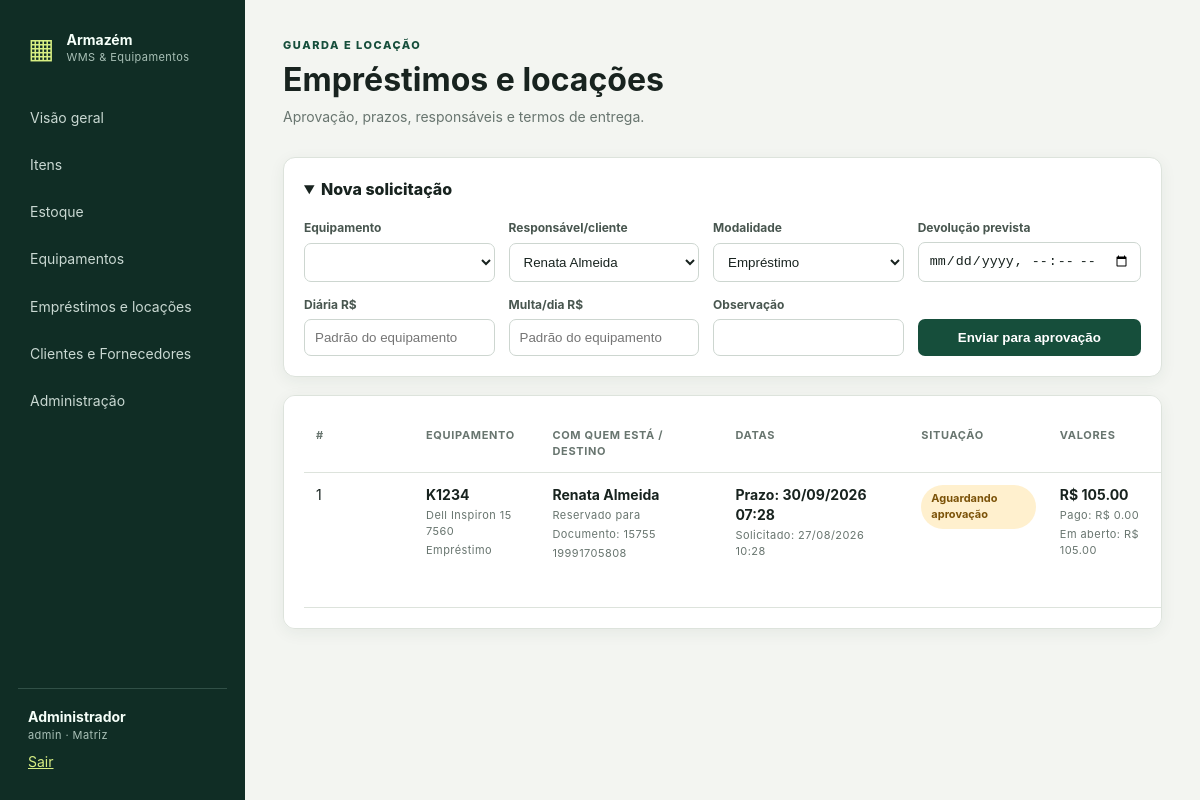
Page /loans (signed in) on the earlier database version.
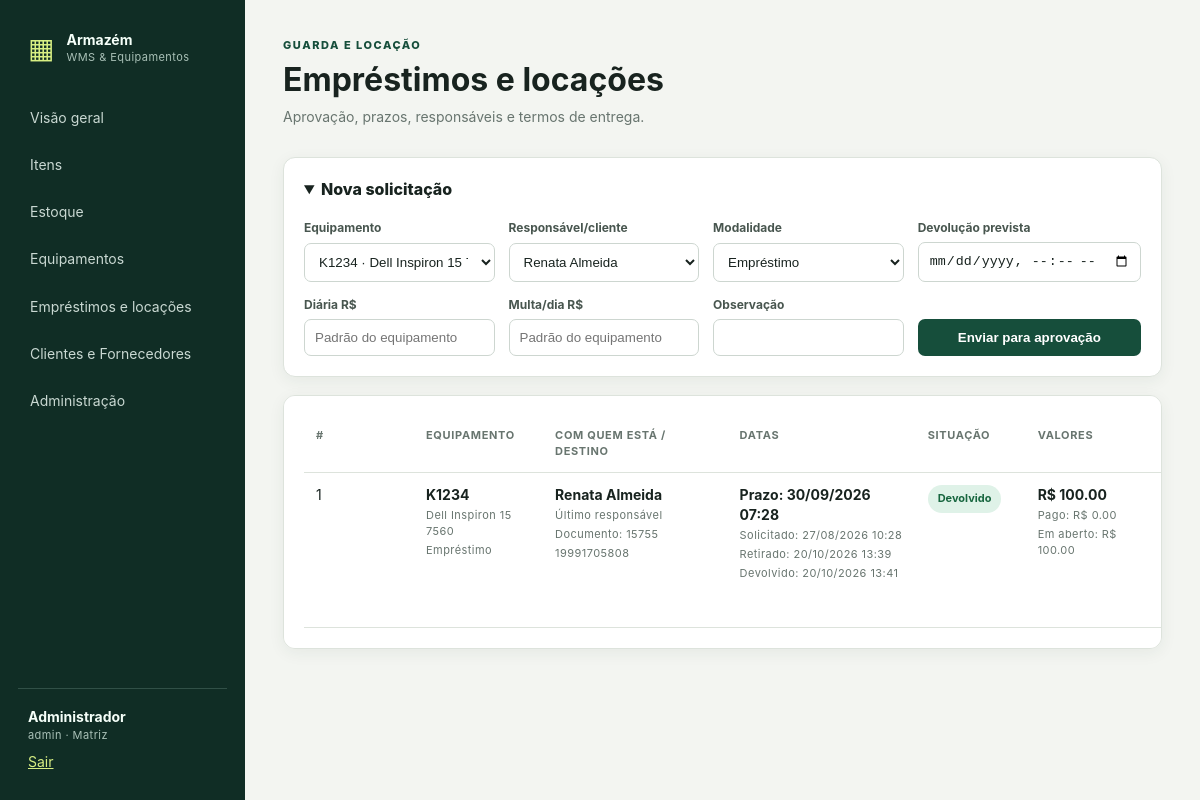
Same page on the later database version.
### models.py (models this page shows, shortened)
class Loan(db.Model):
    __tablename__ = "loans"
    id = db.Column(db.Integer, primary_key=True)
    asset_id = db.Column(db.Integer, db.ForeignKey("assets.id"), nullable=False)
    party_id = db.Column(db.Integer, db.ForeignKey("parties.id"), nullable=False)
    kind = db.Column(db.String(20), default="LOAN", nullable=False)
    status = db.Column(db.String(30), default="PENDING", nullable=False)
    requested_at = db.Column(db.DateTime, default=now, nullable=False)
    start_at = db.Column(db.DateTime)
    due_at = db.Column(db.DateTime, nullable=False)
    returned_at = db.Column(db.DateTime)
    approved_at = db.Column(db.DateTime)
    requested_by_id = db.Column(db.Integer, db.ForeignKey("users.id"), nullable=False)
    approved_by_id = db.Column(db.Integer, db.ForeignKey("users.id"))
    daily_rate = db.Column(db.Numeric(14, 2), default=0, nullable=False)
    late_fee_daily = db.Column(db.Numeric(14, 2), default=0, nullable=False)
    discount = db.Column(db.Numeric(14, 2), default=0, nullable=False)
    paid_amount = db.Column(db.Numeric(14, 2), default=0, nullable=False)
    notes = db.Column(db.Text)
    return_condition = db.Column(db.String(30))
    asset = db.relationship("Asset")
    party = db.relationship("Party")
    requested_by = db.relationship("User", foreign_keys=[requested_by_id])
    approved_by = db.relationship("User", foreign_keys=[approved_by_id])
    @property
    def overdue_days(self):
        end = self.returned_at or now()
        return max(0, (end.date() - self.due_at.date()).days)
    @property
    def total(self):
        rental = Decimal(self.daily_rate or 0) * (self.rental_days if self.kind == "RENTAL" else 0)
        late = Decimal(self.late_fee_daily or 0) * self.overdue_days
        return max(Decimal("0"), rental + late - Decimal(self.discount or 0))

class Asset(db.Model):
    __tablename__ = "assets"
    id = db.Column(db.Integer, primary_key=True)
    item_id = db.Column(db.Integer, db.ForeignKey("items.id"), nullable=False)
    branch_id = db.Column(db.Integer, db.ForeignKey("branches.id"), nullable=False)
    warehouse_id = db.Column(db.Integer, db.ForeignKey("warehouses.id"), nullable=False)
    asset_tag = db.Column(db.String(60), unique=True, nullable=False)
    serial_number = db.Column(db.String(100))
    status = db.Column(db.String(30), default="AVAILABLE", nullable=False)
    condition = db.Column(db.String(30), default="GOOD", nullable=False)
    daily_rate = db.Column(db.Numeric(14, 2), default=0, nullable=False)
    late_fee_daily = db.Column(db.Numeric(14, 2), default=0, nullable=False)
    notes = db.Column(db.Text)
    item = db.relationship("Item")
    branch = db.relationship("Branch")
    warehouse = db.relationship("Warehouse")

class Item(db.Model):
    __tablename__ = "items"
    id = db.Column(db.Integer, primary_key=True)
    sku = db.Column(db.String(50), unique=True, nullable=False)
    name = db.Column(db.String(160), nullable=False)
    category = db.Column(db.String(80))
    condition = db.Column(db.String(20), default="UNSPECIFIED", nullable=False)
    item_type = db.Column(db.String(20), nullable=False)  # STOCK/EQUIPMENT
    unit = db.Column(db.String(10), default="UN", nullable=False)
    minimum_stock = db.Column(db.Numeric(14, 3), default=0, nullable=False)
    active = db.Column(db.Boolean, default=True, nullable=False)

class Party(db.Model):
    __tablename__ = "parties"
    id = db.Column(db.Integer, primary_key=True)
    kind = db.Column(db.String(20), default="EMPLOYEE", nullable=False)
    document = db.Column(db.String(30))
    name = db.Column(db.String(160), nullable=False)
    email = db.Column(db.String(180))
    phone = db.Column(db.String(40))
    active = db.Column(db.Boolean, default=True, nullable=False)

### app.py (the view, shortened to what this page needs)
    @app.route("/loans", methods=["GET", "POST"])
    @login_required
    def loans():
        return render_template("loans.html", loans=Loan.query.order_by(Loan.requested_at.desc()).all(), assets=branch_scope(Asset.query, Asset).filter_by(status="AVAILABLE").all(), parties=Party.query.filter_by(active=True).all())

### models.py (called while the page is built)
def now():
    return datetime.now(timezone.utc).replace(tzinfo=None)

### templates/loans.html (shortened to what this page needs)
{% extends 'base.html' %}
{% block content %}
<header><div><small>GUARDA E LOCAÇÃO</small><h1>Empréstimos e locações</h1><p>Aprovação, prazos, responsáveis e termos de entrega.</p></div></header>
<details class="panel form-panel" open>
  <summary>Nova solicitação</summary>
  <form method="post" class="grid-form">
    <label>Equipamento<select name="asset_id" required>{% for a in assets %}<option value="{{ a.id }}">{{ a.asset_tag }} · {{ a.item.name }}</option>{% endfor %}</select></label>
    <label>Responsável/cliente<select name="party_id" required>{% for p in parties %}<option value="{{ p.id }}">{{ p.name }}</option>{% endfor %}</select></label>
    <label>Modalidade<select name="kind"><option value="LOAN">Empréstimo</option><option value="RENTAL">Locação</option></select></label>
    <label>Devolução prevista<input type="datetime-local" name="due_at" required></label>
    <label>Diária R$<input type="number" step="0.01" min="0" name="daily_rate" placeholder="Padrão do equipamento"></label>
    <label>Multa/dia R$<input type="number" step="0.01" min="0" name="late_fee_daily" placeholder="Padrão do equipamento"></label>
    <label>Observação<input name="notes"></label>
    <button>Enviar para aprovação</button>
  </form>
</details>
<section class="panel">
  <table class="loan-table">
    <thead><tr><th>#</th><th>Equipamento</th><th>Com quem está / Destino</th><th>Datas</th><th>Situação</th><th>Valores</th><th>Ações</th></tr></thead>
    <tbody>
    {% for l in loans %}
      <tr>
        <td>{{ l.id }}</td>
        <td><b>{{ l.asset.asset_tag }}</b><small>{{ l.asset.item.name }}</small><small>{{ 'Locação' if l.kind == 'RENTAL' else 'Empréstimo' }}</small></td>
        <td>
          <b>{{ l.party.name }}</b>
          <small>{{ 'Em posse de' if l.status=='ACTIVE' else 'Reservado para' if l.status=='PENDING' else 'Último responsável' if l.status=='RETURNED' else 'Solicitado para' }}</small>
          {% if l.party.document %}<small>Documento: {{ l.party.document }}</small>{% endif %}
          {% if l.party.phone %}<small>{{ l.party.phone }}</small>{% endif %}
        </td>
        <td>
          <b>Prazo: {{ l.due_at.strftime('%d/%m/%Y %H:%M') }}</b>
          <small>Solicitado: {{ l.requested_at.strftime('%d/%m/%Y %H:%M') }}</small>
          {% if l.start_at %}<small>Retirado: {{ l.start_at.strftime('%d/%m/%Y %H:%M') }}</small>{% endif %}
          {% if l.returned_at %}<small>Devolvido: {{ l.returned_at.strftime('%d/%m/%Y %H:%M') }}</small>{% endif %}
        </td>
        <td>
          {% set label = {'PENDING':'Aguardando aprovação','ACTIVE':'Em posse do responsável','RETURNED':'Devolvido','REJECTED':'Recusado'} %}
          <span class="badge {{ 'green' if l.status=='RETURNED' else 'red' if l.status=='REJECTED' else 'amber' }}">{{ label.get(l.status, l.status) }}</span>
        </td>
        <td>
          <b>R$ {{ '%.2f'|format(l.total) }}</b>
          <small>Pago: R$ {{ '%.2f'|format(l.paid_amount) }}</small>
          <small>Em aberto: R$ {{ '%.2f'|format([l.total - l.paid_amount, 0]|max) }}</small>
        </td>
        <td>
        </td>
      </tr>
    {% else %}<tr><td colspan="7">Nenhuma solicitação registrada.</td></tr>{% endfor %}
    </tbody>
  </table>
</section>
{% endblock %}

Differences in the rows shown:
changed Loan "Empréstimo": status "Reservado para" → "Último responsável"; start_at (not shown) → "20/10/2026 13:39"; returned_at (not shown) → "20/10/2026 13:41"; get "Aguardando aprovação" → "Devolvido"; total "105.00" → "100.00"
Other differences:
form field asset_id: (not shown) → "K1234 · Dell Inspiron 15 7560"
